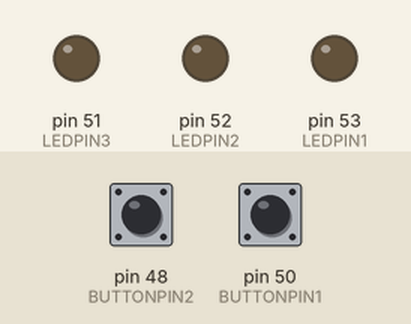
A sketch run on a simulated Arduino Mega 2560, built with avr-gcc and run on an emulated ATmega2560. Parts: output pins drawn as LEDs (lit = HIGH). Dashed ring = blinking. Inputs (shaded band) come from the test bench; at power-on: pin 48 (BUTTONPIN2) HIGH, pin 50 (BUTTONPIN1) LOW.

Above: at 1.2 s.
1.3 s: pin 48 (BUTTONPIN2) pulled LOW for 0.15 s
At 1.4 s:
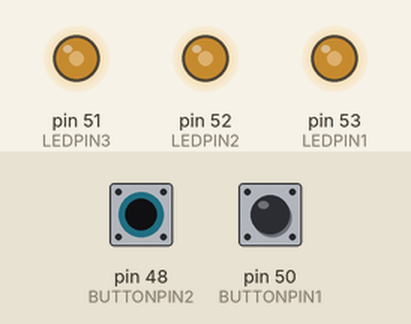
3.0 s: pin 50 (BUTTONPIN1) pulled HIGH for 1 s
At 3.35 s:
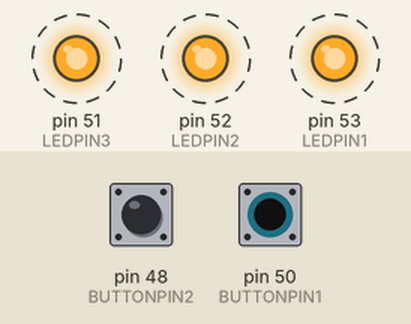
6.0 s: pin 50 (BUTTONPIN1) pulled HIGH for 3.2 s
At 6.25 s:
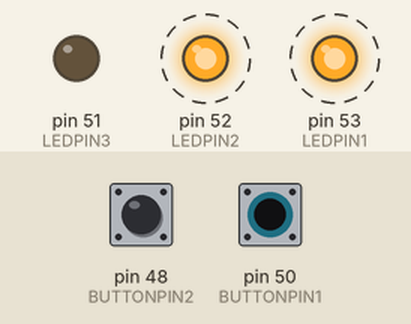
10.7 s: pin 48 (BUTTONPIN2) pulled LOW for 3.2 s
At 11.7 s:
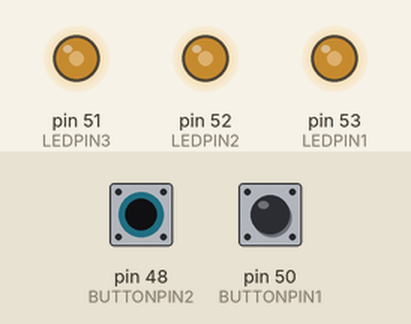
15.4 s: pin 48 (BUTTONPIN2) pulsed LOW 5 times (0.12 s each, 0.3 s apart)
At 16.1 s:
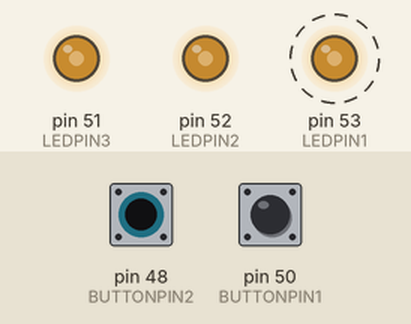
Timing chart, 0 to 18.4 s (numbered marks = the images above; inputs shaded):
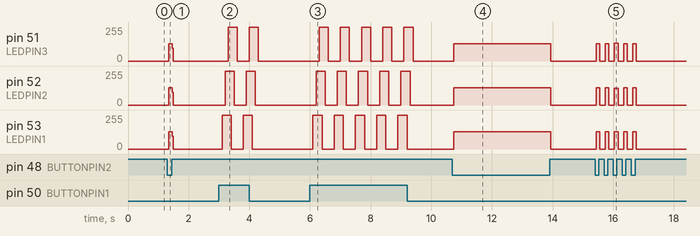

Measured:
- after the input at 1.3 s, pin 51 (LEDPIN3), pin 52 (LEDPIN2), pin 53 (LEDPIN1): 0/255 → 129/255 at once, → 0/255 0.12 s later
- after the input at 3.0 s, pin 51 (LEDPIN3): alternates 255/255 for 0.30 s and 0/255 for 0.40 s, 4 changes in all, then stays 0/255, starting after 0.30 s; pin 52 (LEDPIN2): alternates 255/255 for 0.30 s and 0/255 for 0.40 s, 4 changes in all, then stays 0/255, starting after 0.20 s
- after the input at 6.0 s, pin 51 (LEDPIN3): alternates 255/255 for 0.30 s and 0/255 for 0.40 s, 10 changes in all, then stays 0/255, starting after 0.30 s; pin 52 (LEDPIN2): alternates 255/255 for 0.30 s and 0/255 for 0.40 s, 10 changes in all, then stays 0/255, starting after 0.20 s
- after the input at 10.7 s, pin 51 (LEDPIN3), pin 52 (LEDPIN2), pin 53 (LEDPIN1): 0/255 → 129/255 at once, → 0/255 3.2 s later
- after the input at 15.4 s, pin 51 (LEDPIN3): 0/255 → 129/255 at once, → 0/255 0.12 s later, → 129/255 0.18 s later, → 0/255 0.12 s later, … (10 changes in this stretch); pin 52 (LEDPIN2): 0/255 → 129/255 at once, → 0/255 0.12 s later, → 129/255 0.18 s later, → 0/255 0.12 s later, … (10 changes in this stretch)

The sketch:

LED.ino
```cpp
int LEDPIN1 = 53;
int LEDPIN2 = 52;
int LEDPIN3 = 51;
int BUTTONPIN1 = 50;
int BUTTONPIN2 = 48;
int BlinkSpeed = 100;

void setup() {
  // put your setup code here, to run once:

pinMode(LEDPIN1, OUTPUT);
pinMode(LEDPIN2, OUTPUT);
pinMode(LEDPIN3, OUTPUT);
pinMode(BUTTONPIN1, INPUT);
pinMode( BUTTONPIN1,INPUT);

Serial.begin(9600);

}
void loop() {
  // put your main code here, to run repeatedly:


if(digitalRead(BUTTONPIN1) ==  HIGH ){
  delay(BlinkSpeed);
  digitalWrite(LEDPIN1,HIGH);
  delay(BlinkSpeed);
  digitalWrite(LEDPIN2,HIGH);
  delay(BlinkSpeed);
  digitalWrite(LEDPIN3,HIGH);
  delay(BlinkSpeed);
  digitalWrite(LEDPIN1,LOW);
  delay(BlinkSpeed);
  digitalWrite(LEDPIN2,LOW);
  delay(BlinkSpeed);
  digitalWrite(LEDPIN3,LOW);
  delay(BlinkSpeed);
  }
  else {
  digitalWrite(LEDPIN1,LOW);
  digitalWrite(LEDPIN2,LOW);
  digitalWrite(LEDPIN3,LOW);


  }

 if(digitalRead(BUTTONPIN1) ==  LOW && digitalRead(BUTTONPIN2) ==  LOW ){
  digitalWrite(LEDPIN1,HIGH);
  digitalWrite(LEDPIN2,HIGH);
  digitalWrite(LEDPIN3,HIGH);
 }
else {
  digitalWrite(LEDPIN1,LOW);
  digitalWrite(LEDPIN2,LOW);
  digitalWrite(LEDPIN3,LOW);

}

}
```
